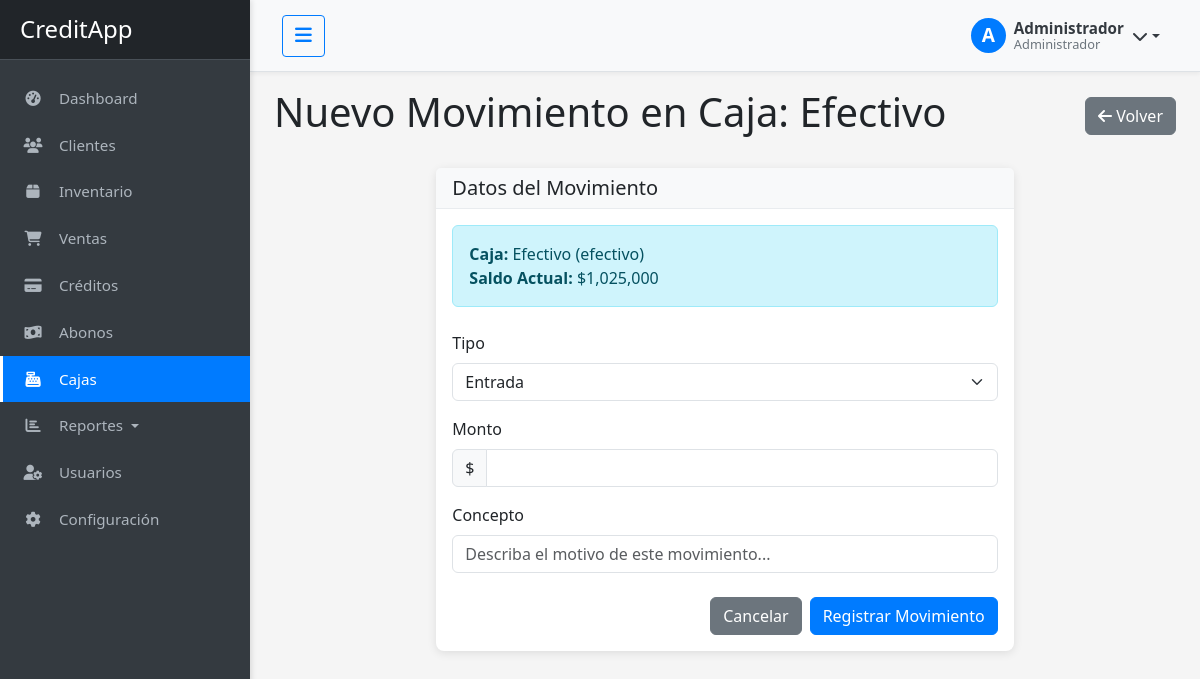
The app's page /cajas/1/nuevo-movimiento?tipo=entrada (signed in) with its own data.
### app/models.py (models this page shows, shortened)
class Usuario(db.Model, UserMixin):
    __tablename__ = 'usuarios'
    id = db.Column(db.Integer, primary_key=True)
    nombre = db.Column(db.String(100), nullable=False)
    email = db.Column(db.String(100), unique=True, nullable=False)
    password = db.Column(db.String(200), nullable=False)
    rol = db.Column(db.String(20), nullable=False, default='usuario')
    fecha_registro = db.Column(db.DateTime, default=datetime.utcnow)
    activo = db.Column(db.Boolean, default=True)
    def is_admin(self):
        return self.rol == 'administrador'
    def is_vendedor(self):
        return self.rol == 'vendedor'
    def is_cobrador(self):
        return self.rol == 'cobrador'

class Caja(db.Model):
    __tablename__ = 'cajas'
    id = db.Column(db.Integer, primary_key=True)
    nombre = db.Column(db.String(100), nullable=False)
    tipo = db.Column(db.String(50), nullable=False)
    saldo_inicial = db.Column(db.Integer, nullable=False, default=0)
    saldo_actual = db.Column(db.Integer, nullable=False, default=0)
    fecha_apertura = db.Column(db.DateTime, default=datetime.utcnow)
    movimientos = db.relationship('MovimientoCaja', back_populates='caja',
                                 foreign_keys='MovimientoCaja.caja_id',
                                 lazy=True, cascade='all, delete-orphan')

### app/controllers/cajas.py (the view, shortened to what this page needs)
@cajas_bp.route('/<int:id>/nuevo-movimiento', methods=['GET','POST'])
@login_required
def nuevo_movimiento(id):
    caja = Caja.query.get_or_404(id)
    form = MovimientoCajaForm()
    tipo_param = request.args.get('tipo')
    if tipo_param and request.method == 'GET':
        form.tipo.data = tipo_param
    from app.models import Caja as CajaModel
    form.caja_destino_id.choices = [('', 'Ninguna')] + [(c.id, c.nombre) for c in CajaModel.query.filter(CajaModel.id != id).all()]
    return render_template('cajas/nuevo_movimiento.html', form=form, caja=caja)

### app/forms.py
class MovimientoCajaForm(FlaskForm):
    tipo = SelectField(
        'Tipo',
        choices=[('entrada','Entrada'),('salida','Salida'),('transferencia','Transferencia')],
        validators=[DataRequired()]
    )
    monto = FloatField('Monto', validators=[DataRequired(), NumberRange(min=0.01)])
    concepto = StringField('Concepto', validators=[DataRequired(), Length(max=100)])
    caja_destino_id = SelectField(
        'Caja Destino',
        coerce=lambda x: int(x) if x else None,
        validators=[Optional()]
    )
    submit = SubmitField('Registrar Movimiento')

### app/models.py (called while the page is built)
@login_manager.user_loader
def load_user(user_id):
    return Usuario.query.get(int(user_id))

### app/templates/cajas/nuevo_movimiento.html (shortened to what this page needs)
{% extends "base.html" %}
{% block content %}
<div class="container-fluid">
    <div class="d-flex justify-content-between align-items-center mb-4">
        <h1>Nuevo Movimiento en Caja: {{ caja.nombre }}</h1>
        <div>
            <a href="{{ url_for('cajas.movimientos', id=caja.id) }}" class="btn btn-secondary">
                <i class="fas fa-arrow-left"></i> Volver
            </a>
        </div>
    </div>
    <div class="row">
        <div class="col-md-8 mx-auto">
            <div class="card">
                <div class="card-header">
                    <h5 class="mb-0">Datos del Movimiento</h5>
                </div>
                <div class="card-body">
                    <div class="alert alert-info mb-4">
                        <p class="mb-0"><strong>Caja:</strong> {{ caja.nombre }} ({{ caja.tipo }})</p>
                        <p class="mb-0"><strong>Saldo Actual:</strong> {{ "${:,}".format(caja.saldo_actual) }}</p>
                    </div>
                    <form method="POST">
                        <div class="mb-3">
                            {{ form.tipo.label(class="form-label") }}
                            {% if form.tipo.errors %}
                                {{ form.tipo(class="form-select is-invalid", id="tipo_select") }}
                                <div class="invalid-feedback">
                                    {% for error in form.tipo.errors %}
                                        {{ error }}
                                    {% endfor %}
                                </div>
                            {% else %}
                                {{ form.tipo(class="form-select", id="tipo_select") }}
                            {% endif %}
                        </div>
                        <div class="mb-3">
                            {{ form.monto.label(class="form-label") }}
                            <div class="input-group">
                                <span class="input-group-text">$</span>
                                {% if form.monto.errors %}
                                    {{ form.monto(class="form-control is-invalid", id="monto_input") }}
                                    <div class="invalid-feedback">
                                        {% for error in form.monto.errors %}
                                            {{ error }}
                                        {% endfor %}
                                    </div>
                                {% else %}
                                    {{ form.monto(class="form-control", id="monto_input") }}
                                {% endif %}
                            </div>
                        </div>
                        <div class="mb-3">
                            {{ form.concepto.label(class="form-label") }}
                            {% if form.concepto.errors %}
                                {{ form.concepto(class="form-control is-invalid") }}
                                <div class="invalid-feedback">
                                    {% for error in form.concepto.errors %}
                                        {{ error }}
                                    {% endfor %}
                                </div>
                            {% else %}
                                {{ form.concepto(class="form-control", placeholder="Describa el motivo de este movimiento...") }}
                            {% endif %}
                        </div>
                        <div class="d-flex justify-content-end mt-4">
                            <a href="{{ url_for('cajas.movimientos', id=caja.id) }}" class="btn btn-secondary me-2">Cancelar</a>
                            {{ form.submit(class="btn btn-primary") }}
                        </div>
                    </form>
                </div>
            </div>
        </div>
    </div>
</div>
{% endblock %}

### app/templates/base.html (shortened to what this page needs)
<!DOCTYPE html>
<html lang="es">
<head>
    <link href="https://cdn.jsdelivr.net/npm/bootstrap@5.3.2/dist/css/bootstrap.min.css" rel="stylesheet">
    <link rel="stylesheet" href="https://cdnjs.cloudflare.com/ajax/libs/font-awesome/6.4.2/css/all.min.css">
    <link rel="stylesheet" href="{{ url_for('static', filename='css/style.css') }}">
</head>
<body>
    <div class="wrapper">
        <nav id="sidebar" class="sidebar">
            <div class="sidebar-header">
                <h3>CreditApp</h3>
            </div>
            <ul class="list-unstyled components">
                <li {% if request.endpoint == 'dashboard.index' %}class="active"{% endif %}>
                    <a href="{{ url_for('dashboard.index') }}">
                        <i class="fas fa-tachometer-alt"></i>
                        Dashboard
                    </a>
                </li>
                <li {% if request.endpoint and 'clientes' in request.endpoint %}class="active"{% endif %}>
                    <a href="{{ url_for('clientes.index') }}">
                        <i class="fas fa-users"></i>
                        Clientes
                    </a>
                </li>
                {% if current_user.is_vendedor() or current_user.is_admin() %}
                <li {% if request.endpoint and 'productos' in request.endpoint %}class="active"{% endif %}>
                    <a href="{{ url_for('productos.index') }}">
                        <i class="fas fa-box"></i>
                        Inventario
                    </a>
                </li>
                <li {% if request.endpoint and 'ventas' in request.endpoint %}class="active"{% endif %}>
                    <a href="{{ url_for('ventas.index') }}">
                        <i class="fas fa-shopping-cart"></i>
                        Ventas
                    </a>
                </li>
                {% endif %}
                <li {% if request.endpoint and 'creditos' in request.endpoint %}class="active"{% endif %}>
                    <a href="{{ url_for('creditos.index') }}">
                        <i class="fas fa-credit-card"></i>
                        Créditos
                    </a>
                </li>
                {% if current_user.is_cobrador() or current_user.is_admin() %}
                <li {% if request.endpoint and 'abonos' in request.endpoint %}class="active"{% endif %}>
                    <a href="{{ url_for('abonos.index') }}">
                        <i class="fas fa-money-bill-wave"></i>
                        Abonos
                    </a>
                </li>
                {% endif %}
                {% if current_user.is_admin() %}
                <li {% if request.endpoint and 'cajas' in request.endpoint %}class="active"{% endif %}>
                    <a href="{{ url_for('cajas.index') }}">
                        <i class="fas fa-cash-register"></i>
                        Cajas
                    </a>
                </li>
                <li class="nav-item dropdown {% if request.endpoint and 'reportes' in request.endpoint %}active{% endif %}">
                    <a href="#reportesSubmenu" data-bs-toggle="collapse" aria-expanded="false" class="dropdown-toggle">
                        <i class="fas fa-chart-bar"></i>
                        Reportes
                    </a>
                </li>
                <li {% if request.endpoint and 'usuarios' in request.endpoint %}class="active"{% endif %}>
                    <a href="{{ url_for('usuarios.index') }}">
                        <i class="fas fa-user-cog"></i>
                        Usuarios
                    </a>
                </li>
                <li {% if request.endpoint and 'config' in request.endpoint %}class="active"{% endif %}>
                    <a href="{{ url_for('config.editar') }}">
                        <i class="fas fa-cog"></i>
                        Configuración
                    </a>
                </li>
                {% endif %}
            </ul>
        </nav>
        <div id="content">
            <nav class="navbar navbar-expand-lg navbar-light bg-light">
                <div class="container-fluid">
                    <button type="button" id="sidebarCollapseDesktop" class="btn btn-outline-primary d-none d-md-block">
                        <i class="fas fa-bars"></i>
                    </button>
                    <div class="ms-auto">
                        <div class="dropdown user-profile-dropdown">
                            <a href="#" class="dropdown-toggle user-profile-link" id="dropdownUser" data-bs-toggle="dropdown" aria-expanded="false">
                                <div class="d-flex align-items-center">
                                    <div class="avatar-circle">
                                        <span class="initials">{{ current_user.nombre[0]|upper }}</span>
                                    </div>
                                    <div class="user-info ms-2 d-none d-md-block">
                                        <div class="user-name">{{ current_user.nombre }}</div>
                                        <div class="user-role">
                                            {% if current_user.rol == 'administrador' %}
                                                Administrador
                                            {% elif current_user.rol == 'vendedor' %}
                                                Vendedor
                                            {% elif current_user.rol == 'cobrador' %}
                                                Cobrador
                                            {% endif %}
                                        </div>
                                    </div>
                                    <i class="fas fa-chevron-down ms-2"></i>
                                </div>
                            </a>
                        </div>
                    </div>
                </div>
            </nav>
            <div class="container-fluid mt-3">
                {% block content %}{% endblock %}
            </div>
        </div>
    </div>
</body>
</html>

### app/static/css/style.css (style rules this page uses)
:root { --primary-color: #007bff; --secondary-color: #6c757d; --success-color: #28a745; --danger-color: #dc3545; --warning-color: #ffc107; --info-color: #17a2b8; --light-color: #f8f9fa; --dark-color: #343a40; --sidebar-width: 250px; --sidebar-width-collapsed: 70px; --header-height: 60px; --transition-speed: 0.3s; }
body { font-family: 'Segoe UI', Tahoma, Geneva, Verdana, sans-serif; background-color: #f5f5f5; min-height: 100vh; display: flex; flex-direction: column; position: relative; overflow-x: hidden; }
.wrapper { display: flex; align-items: stretch; flex-grow: 1; }
.sidebar { min-width: var(--sidebar-width); max-width: var(--sidebar-width); background: #343a40; color: #fff; transition: all var(--transition-speed) ease; height: 100vh; position: fixed; top: 0; left: 0; z-index: 1050; overflow-y: auto; box-shadow: 2px 0 5px rgba(0,0,0,0.1); }
.sidebar .sidebar-header { padding: 15px 20px; background: #212529; display: flex; align-items: center; justify-content: space-between; border-bottom: 1px solid #495057; }
.sidebar .sidebar-header h3 { color: #fff; margin-bottom: 0; font-size: 1.5rem; white-space: nowrap; overflow: hidden; text-overflow: ellipsis; }
.sidebar ul.components { padding: 15px 0; }
.sidebar ul li a { padding: 12px 20px; font-size: 0.95em; display: block; color: #adb5bd; text-decoration: none; transition: all var(--transition-speed) ease; border-left: 3px solid transparent; white-space: nowrap; overflow: hidden; text-overflow: ellipsis; }
.sidebar ul li.active > a { color: #fff; background: var(--primary-color); border-left-color: #fff; }
.sidebar ul li a i { margin-right: 12px; width: 20px; text-align: center; transition: all var(--transition-speed) ease; }
#content { width: calc(100% - var(--sidebar-width)); margin-left: var(--sidebar-width); padding: 0; min-height: 100vh; transition: all var(--transition-speed) ease; flex-grow: 1; display: flex; flex-direction: column; position: relative; }
#content > .navbar { padding: 10px 20px; background-color: #fff; border-bottom: 1px solid #dee2e6; box-shadow: 0 2px 4px rgba(0,0,0,0.05); min-height: var(--header-height); display: flex; align-items: center; position: sticky; top: 0; z-index: 1030; }
#sidebarCollapseContent, #sidebarCollapseDesktop { background: var(--primary-color); border: none; color: white; padding: 8px 12px; border-radius: 4px; cursor: pointer; transition: all var(--transition-speed) ease; }
#sidebarCollapseContent i, #sidebarCollapseDesktop i { font-size: 1.2rem; }
#sidebarCollapseDesktop { background: transparent; color: var(--primary-color); border: 1px solid var(--primary-color); }
.user-profile-dropdown { position: relative; }
.user-profile-link { text-decoration: none; color: var(--dark-color); display: flex; align-items: center; padding: 0.5rem; border-radius: 0.25rem; transition: all 0.2s ease; }
.avatar-circle { width: 35px; height: 35px; background-color: var(--primary-color); border-radius: 50%; display: flex; justify-content: center; align-items: center; color: white; font-weight: bold; }
.initials { font-size: 1.2rem; }
.user-info { line-height: 1.2; }
.user-name { font-weight: 600; font-size: 0.95rem; }
.user-role { font-size: 0.8rem; color: var(--secondary-color); }
.card { margin-bottom: 20px; border: none; border-radius: 8px; box-shadow: 0 2px 10px rgba(0, 0, 0, 0.1); transition: transform 0.2s ease; }
.card-header { font-weight: 600; background-color: #f8f9fa; border-bottom: 1px solid #e9ecef; }
.btn-primary { background-color: var(--primary-color); border-color: var(--primary-color); }
.container-fluid { width: 100%; max-width: 100%; box-sizing: border-box; }
.row { width: 100%; margin-left: 0; margin-right: 0; }

### records on screen
Usuario: nombre "A", nombre "Administrador"
Caja: nombre "Efectivo", tipo "efectivo", saldo_actual "$1,025,000"
